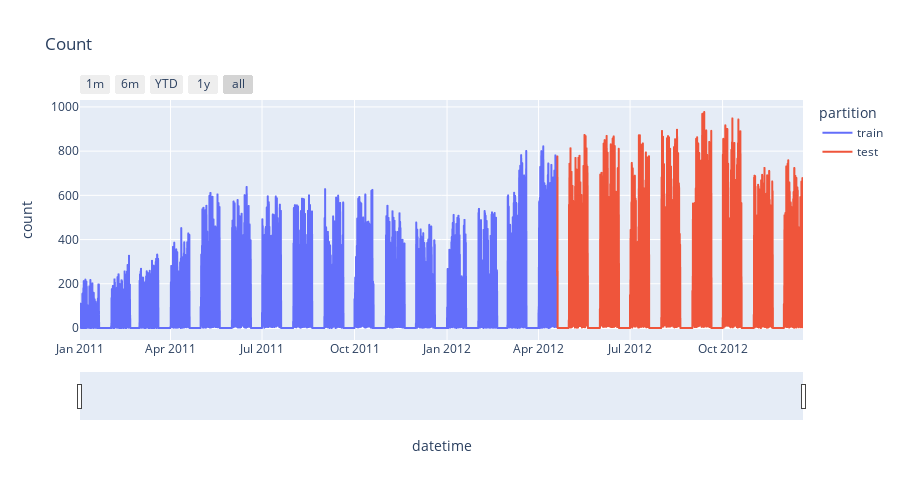

Notebook source saved alongside this figure:
### Code cell
df.loc[:int(len(df) * 0.66), 'partition'] = 'train'
df.loc[int(len(df) * 0.66):, 'partition'] = 'test'

fig = px.line(data_frame=df.reset_index(),
              x='datetime',
              y='count',
              color='partition',
              title='Count',
              width=900,
              height=500
             )

fig.update_xaxes(rangeslider_visible=True,
                 rangeselector=dict(buttons=list([dict(count=1, label="1m", step="month", stepmode="backward"),
                                                  dict(count=6, label="6m", step="month", stepmode="backward"),
                                                  dict(count=1, label="YTD", step="year", stepmode="todate"),
                                                  dict(count=1, label="1y", step="year", stepmode="backward"),
                                                  dict(step="all")
                                                 ])
                                   )
                )

fig.show()

df=df.drop(columns='partition')

### Figure 1 — Plotly figure (JSON) as saved in the notebook; plotly's stock layout.template omitted (floating-point values rounded to 4 significant figures; data arrays with more than 128 entries replaced by an {"elided": "..."} marker saying what was removed)
{"data": [{"hovertemplate": "partition=train<br>datetime=%{x}<br>count=%{y}<extra></extra>", "legendgroup": "train", "line": {"color": "#636efa", "dash": "solid"}, "marker": {"symbol": "circle"}, "mode": "lines", "name": "train", "showlegend": true, "type": "scattergl", "x": {"elided": "11388 str values"}, "xaxis": "x", "y": {"elided": "11388 int values"}, "yaxis": "y"}, {"hovertemplate": "partition=test<br>datetime=%{x}<br>count=%{y}<extra></extra>", "legendgroup": "test", "line": {"color": "#EF553B", "dash": "solid"}, "marker": {"symbol": "circle"}, "mode": "lines", "name": "test", "showlegend": true, "type": "scattergl", "x": {"elided": "5868 str values"}, "xaxis": "x", "y": {"elided": "5868 int values"}, "yaxis": "y"}], "layout": {"height": 500, "legend": {"title": {"text": "partition"}, "tracegroupgap": 0}, "title": {"text": "Count"}, "width": 900, "xaxis": {"anchor": "y", "domain": [0, 1], "rangeselector": {"buttons": [{"count": 1, "label": "1m", "step": "month", "stepmode": "backward"}, {"count": 6, "label": "6m", "step": "month", "stepmode": "backward"}, {"count": 1, "label": "YTD", "step": "year", "stepmode": "todate"}, {"count": 1, "label": "1y", "step": "year", "stepmode": "backward"}, {"step": "all"}]}, "rangeslider": {"visible": true}, "title": {"text": "datetime"}}, "yaxis": {"anchor": "x", "domain": [0, 1], "title": {"text": "count"}}}}
